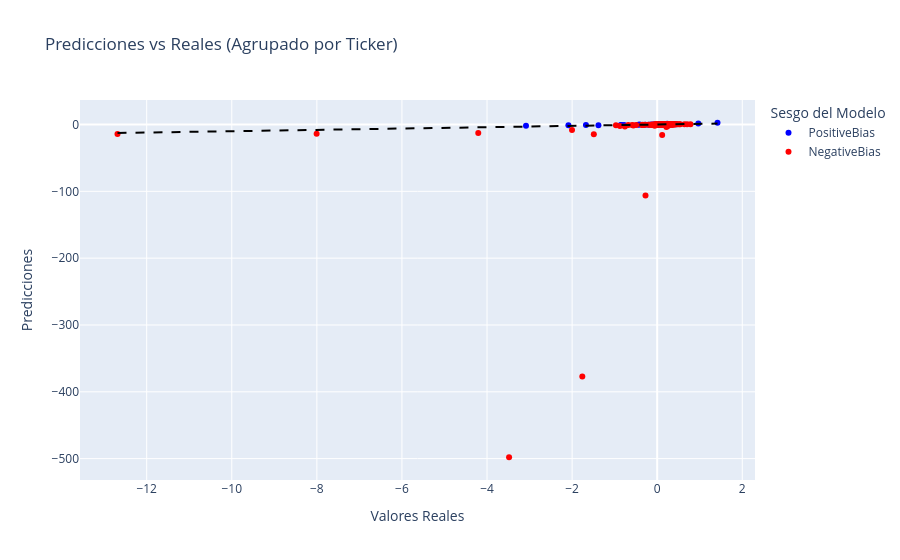

The notebook cell saved with this chart:
### Markdown cell above
Se generan 2 clusters segun las predicciones:
* Positive_Bias: si los residuos son mayores o iguales a cero.
* Negative_Bias: si los residuos son menores a cero.

### Code cell
# Se dividen los datos para predecir el valor de la última fecha disponible para cada ticker en el conjunto de test
X_train, X_test, y_train, y_test = split_ultimo(df, label=label, cols_excluded=predictores_a_eliminar)

# Predicciones en el conjunto de test
y_pred = pipe.predict(X_test)

# Recuperar el ticker usando el indice de y_test
tickers_test = df.loc[y_test.index, 'Ticker']

# Se calculan los residuos y el Cluster: PositiveBias / NegativeBias según el signo de los residuos
resultados_agrupados = procesar_resultados_prediccion(
    y_test=y_test, 
    y_pred=y_pred, 
    tickers=tickers_test
)

# Visualizar los resultados de la predicción
visualizar_resultados_predicciones(resultados_agrupados)

### Figure 1 — Plotly figure (JSON) as saved in the notebook; plotly's stock layout.template omitted (floating-point values rounded to 4 significant figures; data arrays with more than 128 entries replaced by an {"elided": "..."} marker saying what was removed)
{"data": [{"hovertemplate": "<b>%{hovertext}</b><br><br>Sesgo del Modelo=PositiveBias<br>Valores Reales=%{x}<br>Predicciones=%{y}<extra></extra>", "hovertext": {"elided": "297 str values"}, "legendgroup": "PositiveBias", "marker": {"color": "blue", "symbol": "circle"}, "mode": "markers", "name": "PositiveBias", "orientation": "v", "showlegend": true, "type": "scatter", "x": {"elided": "297 float values"}, "xaxis": "x", "y": {"elided": "297 float values"}, "yaxis": "y"}, {"hovertemplate": "<b>%{hovertext}</b><br><br>Sesgo del Modelo=NegativeBias<br>Valores Reales=%{x}<br>Predicciones=%{y}<extra></extra>", "hovertext": {"elided": "166 str values"}, "legendgroup": "NegativeBias", "marker": {"color": "red", "symbol": "circle"}, "mode": "markers", "name": "NegativeBias", "orientation": "v", "showlegend": true, "type": "scatter", "x": {"elided": "166 float values"}, "xaxis": "x", "y": {"elided": "166 float values"}, "yaxis": "y"}], "layout": {"legend": {"title": {"text": "Sesgo del Modelo"}, "tracegroupgap": 0}, "shapes": [{"line": {"color": "black", "dash": "dash", "width": 2}, "type": "line", "x0": -12.69, "x1": 1.418, "y0": -12.69, "y1": 1.418}], "title": {"text": "Predicciones vs Reales (Agrupado por Ticker)"}, "xaxis": {"anchor": "y", "domain": [0, 1], "title": {"text": "Valores Reales"}}, "yaxis": {"anchor": "x", "domain": [0, 1], "title": {"text": "Predicciones"}}}}
